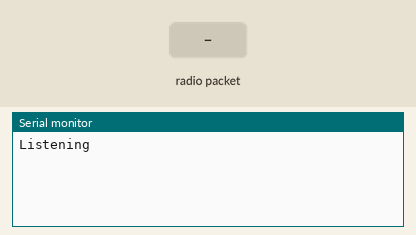
Recording of a sketch running on a simulated Arduino Uno, built with avr-gcc and run on an emulated ATmega328P. Parts: the last lines printed to the serial monitor. The test bench sets the inputs (shaded band). No radio packets arrive unless stated.

Above: at 1.2 s.
1.3 s: radio packet "1" arrives
At 2.5 s:
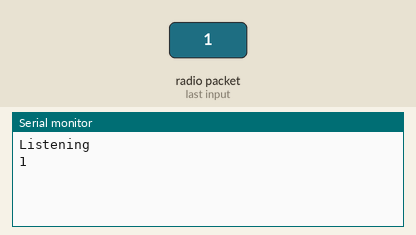
2.8 s: radio packet "0" arrives
At 3.7 s:
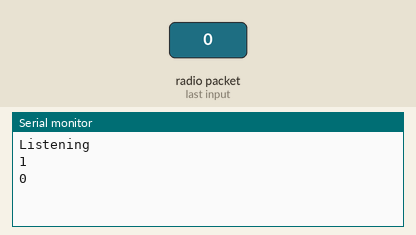
4.3 s: radio packet "2" arrives
At 4.9 s:
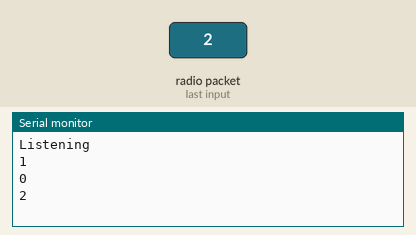

Measured:
- after the input at 1.3 s, the serial monitor: prints a new line at once (image 1)
- after the input at 2.8 s, the serial monitor: prints a new line at once (image 2)
- after the input at 4.3 s, the serial monitor: prints a new line at once (image 3)

The sketch:

ReceptorRF433.ino
```cpp
#include <VirtualWire.h>

void setup(){
  vw_set_rx_pin(5);
  Serial.begin(9600);
  Serial.println("Listening");
  vw_setup(2000);
  vw_rx_start();
}

void loop(){
  byte message[VW_MAX_MESSAGE_LEN];
  byte messageLength = VW_MAX_MESSAGE_LEN;
  if (vw_get_message(message, &messageLength)){
    for (int i = 0; i < messageLength; i++){
      Serial.write(message[i]);
    }
    Serial.println();
  }
}
```
